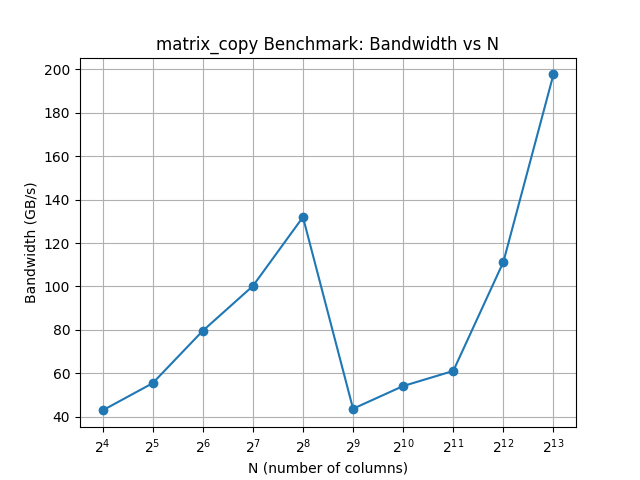

Write Python code to recreate this figure.
import triton
import matplotlib.pyplot as plt
from pathlib import Path
import torch

from task4 import run, setup
def main(N=[16, 32, 64, 128, 256, 512, 1024, 2048, 4096, 8192], name="", log_scaling=True):
    M = 2048
    dtype = torch.float32
    bandwidths = []
    for n in N:
        grid, A, B, tile_M, tile_N = setup(M=M, N=n, tile_M=64, tile_N=n, dtype=dtype)
        t = triton.testing.do_bench(lambda: run(grid, A, B, tile_M, tile_N))
        assert torch.allclose(B, A), "Task 4 failed: B does not match A!"
        print(f"matrix_copy benchmark for N={n}: {t:.2f} ms")
        element_size = torch.tensor([], dtype=dtype).element_size()
        bandwidth = 2 * M * n * element_size / (t * 1e6)  # GB/s
        bandwidths.append(bandwidth)

    # plot results
    plt.plot(N, bandwidths, marker='o')
    plt.xlabel('N (number of columns)')
    plt.ylabel('Bandwidth (GB/s)')
    plt.title('matrix_copy Benchmark: Bandwidth vs N')
    if log_scaling:
        plt.xscale('log', base=2)
        plt.xticks(N)

    plt.grid(True)

    file_dir = Path(__file__).parent
    plt.savefig(file_dir / f'task4_benchmark{name}.png')
    plt.close()

if __name__ == "__main__":
    main()
    main(N=range(1, 129, 4), name="_fullrange", log_scaling=False)
